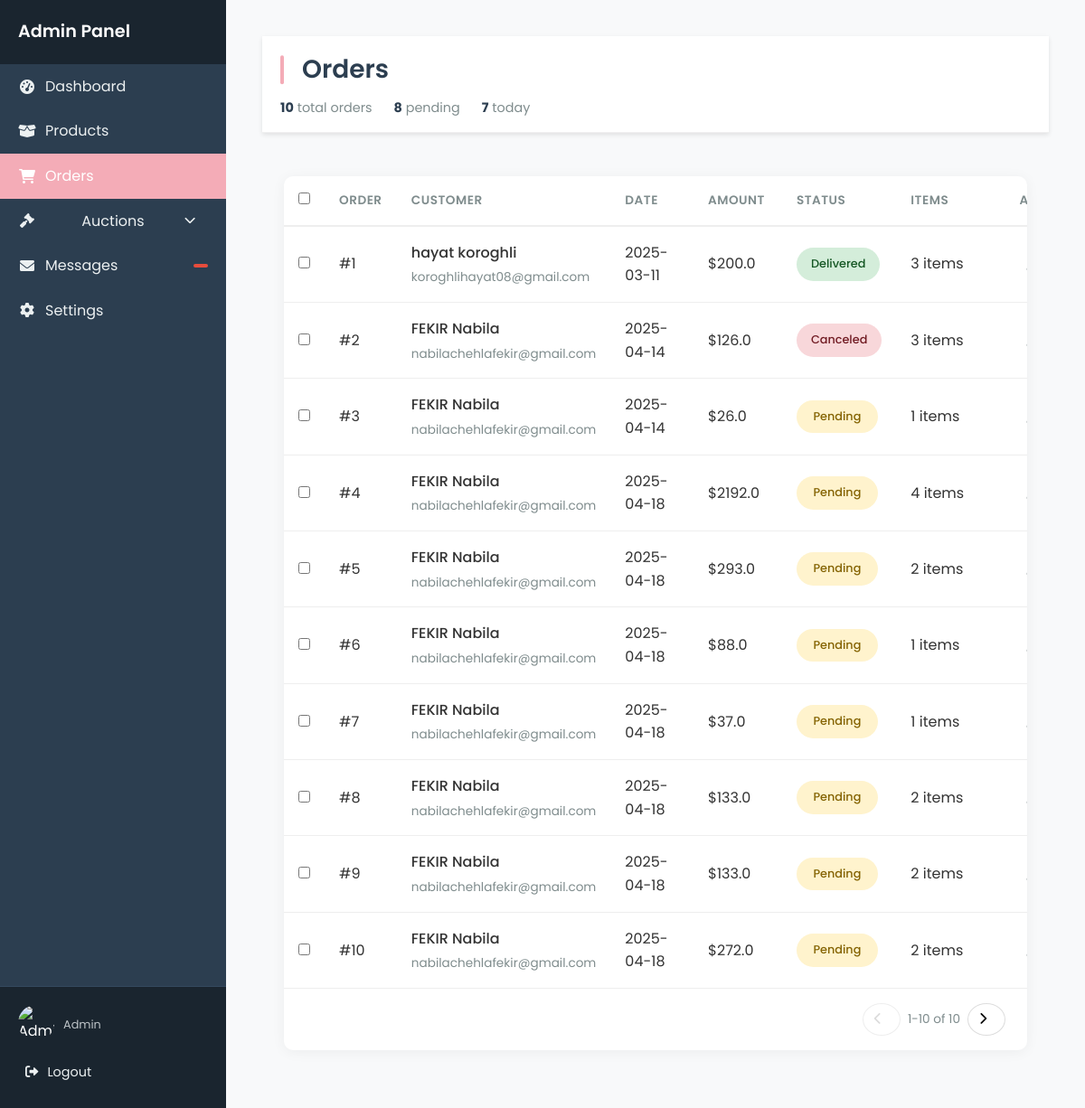
Page /admin/orders on the committed database.
### tables this page shows
CREATE TABLE users (
            id INTEGER PRIMARY KEY AUTOINCREMENT,
            FirstName TEXT NOT NULL,
            LastName TEXT NOT NULL,
            Email TEXT UNIQUE NOT NULL,
            phoneNum TEXT NOT NULL,
            password TEXT NOT NULL, 
            is_admin INTEGER NOT NULL DEFAULT 0 CHECK(is_admin IN (0,1))  
        );

CREATE TABLE commande (
            id INTEGER PRIMARY KEY AUTOINCREMENT,
            user_id INTEGER NOT NULL,
            address TEXT NOT NULL,
            delivery_option TEXT NOT NULL,
            delivery_cost REAL NOT NULL,
            total_amount REAL NOT NULL,
            order_date TIMESTAMP DEFAULT CURRENT_TIMESTAMP,
            status TEXT NOT NULL DEFAULT 'pending' CHECK(status IN ('pending', 'delivered', 'canceled')),
            FOREIGN KEY (user_id) REFERENCES users(id)
);

### app.py (the view)
@app.route("/admin/orders")
def admin_orders():
    cursor = get_db()
    orders = cursor.execute(
        """
        SELECT
            commande.id as order_id,
            commande.user_id,
            users.FirstName,
            users.LastName,
            users.Email,
            commande.address,
            commande.delivery_option,
            commande.delivery_cost,
            commande.total_amount,
            commande.order_date,
            commande.status,
            commande_items.product_id,
            products.name as product_name,
            commande_items.quantity,
            commande_items.price_per_unit
        FROM commande
        JOIN users ON commande.user_id = users.id
        JOIN commande_items ON commande.id = commande_items.commande_id
        JOIN products ON commande_items.product_id = products.id
        """
    ).fetchall()
    pending_count = 0
    today_count = 0
    today = datetime.now().date()
    orders_dict = {}
    for order in orders:
        order_id = order["order_id"]
        if order_id not in orders_dict:
            orders_dict[order_id] = {
                "user_id": order["user_id"],
                "FirstName": order["FirstName"],
                "LastName": order["LastName"],
                "Email": order["Email"],
                "address": order["address"],
                "delivery_option": order["delivery_option"],
                "delivery_cost": order["delivery_cost"],
                "total_amount": order["total_amount"],
                "order_date": (
                    datetime.strptime(order["order_date"], "%Y-%m-%d %H:%M:%S").date()
                    if isinstance(order["order_date"], str)
                    else order["order_date"]
                ),
                "status": order["status"],
                "order_items": [],
            }
            if order["status"].lower() == "pending":
                pending_count += 1
            order_date = orders_dict[order_id]["order_date"]
            if isinstance(order_date, str):
                order_date = datetime.strptime(order_date, "%Y-%m-%d %H:%M:%S").date()
            if order_date == today:
                today_count += 1
        orders_dict[order_id]["order_items"].append(
            {
                "product_id": order["product_id"],
                "product_name": order["product_name"],
                "quantity": order["quantity"],
                "price_per_unit": order["price_per_unit"],
            }
        )
    cursor.close()
    return render_template(
        "admin_orders.html",
        orders=orders_dict,
        total_orders=len(orders_dict),
        pending_orders=pending_count,
        today_orders=today_count,
    )

### app.py (called while the page is built)
def get_db():
    conn = sqlite3.connect("database.db")
    conn.row_factory = sqlite3.Row
    return conn

### templates/admin_orders.html (shortened to what this page needs)
<!DOCTYPE html>
<html lang="en">
<head>
    <link rel="stylesheet" href="https://cdnjs.cloudflare.com/ajax/libs/font-awesome/6.0.0/css/all.min.css">
    <link rel="stylesheet" href="{{ url_for('static', filename='admin_orders.css') }}">
    <link rel="stylesheet" href="{{ url_for('static', filename='navbar.css') }}">
</head>
<body>
    <div class="admin-container">
<aside class="sidebar">
    <div class="sidebar-header">
        <h2>Admin Panel</h2>
    </div>
    <ul class="sidebar-menu">
        <li >
            <a href="{{ url_for('home_admin') }}">
                <i class="fas fa-tachometer-alt"></i>
                <span>Dashboard</span>
            </a>
        </li>
        <li >
            <a href="{{ url_for('gestion_produits') }}">
                <i class="fas fa-box-open"></i>
                <span>Products</span>
            </a>
        </li>
        <li class="active">
            <a href="{{ url_for('admin_orders') }}" >
                <i class="fas fa-shopping-cart"></i>
                <span>Orders</span>
            </a>
        </li>
        <li class="has-submenu">
            <a href="#" class="submenu-toggle">
                <i class="fas fa-gavel"></i>
                <span>Auctions</span>
                <i class="fas fa-chevron-down dropdown-icon"></i>
            </a>
        </li>
        <li>
            <a href="{{ url_for('admin_messages') }}">
                <i class="fas fa-envelope"></i>
                <span>Messages</span>
                <span class="badge">{{ message_count }}</span>
            </a>
        </li>
        <li>
            <a href="#">
                <i class="fas fa-cog"></i>
                <span>Settings</span>
            </a>
        </li>
    </ul>
    <div class="sidebar-footer">
        <div class="user-profile">
            <img src="{{ url_for('static', filename='img/admin-avatar.jpg') }}" alt="Admin" />
            <div class="user-info">
                <small>Admin</small>
            </div>
        </div>
        <a href="{{ url_for('logout') }}" class="logout-btn">
            <i class="fas fa-sign-out-alt"></i>
            <span>Logout</span>
        </a>
    </div>
</aside>
<div class="main-content-area">
    <div class="content-wrapper">
        <div class="content-wrapper">
            <header class="main-header">
                <div class="header-title">
                    <h1>Orders</h1>
                    <div class="order-summary">
                        <span class="summary-item"><strong>{{ total_orders }}</strong> total orders</span>
                        <span class="summary-item"><strong>{{ pending_orders }}</strong> pending</span>
                        <span class="summary-item"><strong>{{ today_orders }}</strong> today</span>
                    </div>
                </div>
            </header>
            <main class="main-content">
                <div class="orders-container">
                    <div class="table-responsive">
                        <table class="orders-table">
                            <thead>
                                <tr>
                                    <th width="40px"><input type="checkbox"></th>
                                    <th width="80px">Order</th>
                                    <th width="120px">Customer</th>
                                    <th width="100px">Date</th>
                                    <th width="100px">Amount</th>
                                    <th width="100px">Status</th>
                                    <th width="150px">Items</th>
                                    <th width="120px">Actions</th>
                                </tr>
                            </thead>
                            <tbody>
                                {% for order_id, order in orders.items() %}
                                <tr>
                                    <td><input type="checkbox"></td>
                                    <td>#{{ order_id }}</td>
                                    <td>
                                        <div class="customer-cell">
                                            <div class="customer-name">{{ order.FirstName }} {{ order.LastName }}</div>
                                            <div class="customer-email">{{ order.Email }}</div>
                                        </div>
                                    </td>
                                    <td>{{ order.order_date }}</td>
                                    <td>${{ order.total_amount }}</td>
                                    <td>
                                        <span class="status-badge status-{{ order.status }}">
                                            {{ order.status|capitalize }}
                                        </span>
                                    </td>
                                    <td>
                                        <div class="order-items-collapsed">
                                            {{ order.order_items|length }} items
                                        </div>
                                    </td>
                                    <td>
                                        <div class="action-buttons">
                                            <button class="btn quick-edit" title="Quick Edit">
                                            </button>
                                        </div>
                                    </td>
                                </tr>
                                {% endfor %}
                            </tbody>
                        </table>
                    </div>
                    <div class="table-footer">
                        <div class="table-pagination">
                            <button class="btn pagination-btn" disabled>
                                <i class="fas fa-chevron-left"></i>
                            </button>
                            <span class="page-info">1-{{ orders|length }} of {{ orders|length }}</span>
                            <button class="btn pagination-btn">
                                <i class="fas fa-chevron-right"></i>
                            </button>
                        </div>
                    </div>
                </div>
            </main>
        </div>
    </div>
</div>
</div>
</body>
</html>

### static/admin_orders.css (style rules this page uses)
* { margin: 0; padding: 0; box-sizing: border-box; }
html, body { height: 100%; font-family: 'Poppins', sans-serif; color: #333; background-color: #f8f9fa; line-height: 1.6; }
.admin-container { display: flex; min-height: 100vh; position: relative; }
.main-content-area { flex: 1; margin-left: 250px; width: calc(100% - 250px); max-width: 1400px; padding: 0; margin-right: auto; margin-left: auto; }
.content-wrapper { padding: 1.5rem 2rem; width: 100%; }
.main-header { background: white; padding: 1.25rem 2rem; border-bottom: 1px solid #f0f0f0; display: flex; justify-content: space-between; align-items: center; position: sticky; top: 0; z-index: 100; box-shadow: 0 2px 10px rgba(0, 0, 0, 0.05); }
.header-title h1 { font-size: 1.75rem; color: #2c3e50; margin: 0; font-weight: 600; position: relative; padding-left: 1.5rem; }
.header-title h1::before { content: ""; position: absolute; left: 0; top: 50%; transform: translateY(-50%); height: 70%; width: 4px; background: #f4acb7; border-radius: 2px; }
.order-summary { display: flex; gap: 1.5rem; margin-top: 0.5rem; }
.summary-item { font-size: 0.9rem; color: #7f8c8d; }
.summary-item strong { color: #2c3e50; }
.btn { display: inline-flex; align-items: center; justify-content: center; padding: 0.6rem 1.25rem; border-radius: 6px; font-family: 'Poppins', sans-serif; font-weight: 500; font-size: 0.85rem; cursor: pointer; transition: all 0.2s; border: none; }
.btn i { margin-right: 0.5rem; }
.orders-container { background-color: white; border-radius: 10px; box-shadow: 0 2px 15px rgba(0, 0, 0, 0.05); overflow: hidden; margin-top: 1.5rem; width: 100%; }
.table-responsive { width: 100%; overflow-x: auto; }
.orders-table { width: 100%; min-width: 1000px; border-collapse: collapse; }
.orders-table th { padding: 1rem 1.25rem; text-align: left; color: #7f8c8d; font-weight: 600; font-size: 0.85rem; text-transform: uppercase; letter-spacing: 0.5px; border-bottom: 2px solid #eee; }
.orders-table td { padding: 1.25rem; border-bottom: 1px solid #eee; vertical-align: middle; }
.orders-table tr:last-child td { border-bottom: none; }
.customer-cell { display: flex; flex-direction: column; }
.customer-name { font-weight: 500; margin-bottom: 0.25rem; }
.customer-email { font-size: 0.85rem; color: #7f8c8d; }
.status-badge { display: inline-block; padding: 0.5rem 1rem; border-radius: 20px; font-size: 0.8rem; font-weight: 500; text-align: center; min-width: 90px; }
.status-pending { background-color: #fff3cd; color: #856404; }
.status-delivered { background-color: #d4edda; color: #155724; }
.status-canceled { background-color: #f8d7da; color: #721c24; }
.order-items-collapsed { position: relative; cursor: pointer; display: inline-block; }
.action-buttons { display: flex; gap: 0.75rem; align-items: center; }
.quick-edit { background: none; border: none; color: #7f8c8d; cursor: pointer; font-size: 0.9rem; padding: 0.5rem; border-radius: 4px; transition: all 0.2s; }
.table-footer { padding: 1rem 1.5rem; border-top: 1px solid #eee; display: flex; justify-content: flex-end; }
.table-pagination { display: flex; gap: 0.5rem; align-items: center; }
.pagination-btn { width: 36px; height: 36px; border-radius: 50%; background: none; border: 1px solid #ddd; cursor: pointer; display: flex; align-items: center; justify-content: center; transition: all 0.2s; }
.pagination-btn:disabled { opacity: 0.5; cursor: not-allowed; }
.page-info { font-size: 0.85rem; color: #7f8c8d; }
@media (max-width: 1200px) { .main-header { padding: 1.25rem; } }
@media (max-width: 1200px) { .main-content { padding: 1.5rem; } }
@media (max-width: 1200px) { .orders-table th, .orders-table td { padding: 1rem; } }

### rows in the picture
users: FirstName "hayat", LastName "koroghli", Email "koroghlihayat08@gmail.com"
commande: total_amount "200.0", status "Delivered"
users: FirstName "FEKIR" "FEKIR" "FEKIR" "FEKIR" "FEKIR" "FEKIR" "FEKIR" "FEKIR" "FEKIR", LastName "Nabila" "Nabila" "Nabila" "Nabila" "Nabila" "Nabila" "Nabila" "Nabila" "Nabila", Email "nabilachehlafekir@gmail.com" "nabilachehlafekir@gmail.com" "nabilachehlafekir@gmail.com" "nabilachehlafekir@gmail.com" "nabilachehlafekir@gmail.com" "nabilachehlafekir@gmail.com" "nabilachehlafekir@gmail.com" "nabilachehlafekir@gmail.com" "nabilachehlafekir@gmail.com"
commande: total_amount "126.0", status "Canceled"
commande: total_amount "26.0", status "Pending"
commande: total_amount "2192.0", status "Pending"
commande: total_amount "293.0", status "Pending"
commande: total_amount "88.0", status "Pending"
commande: total_amount "37.0", status "Pending"
commande: total_amount "133.0", status "Pending"
commande: total_amount "133.0", status "Pending"
commande: total_amount "272.0", status "Pending"

### other values in the picture
{{ total_orders }} "10"
{{ pending_orders }} "8"
{{ today_orders }} "7"
{{ order_id }} "1" "2" "3" "4" "5" "6" "7" "8" "9" "10"
{{ order.order_date }} "2025-03-11" "2025-04-14" "2025-04-14" "2025-04-18" "2025-04-18" "2025-04-18" "2025-04-18" "2025-04-18" "2025-04-18" "2025-04-18"
{{ order.order_items|length }} "3" "3" "1" "4" "2" "1" "1" "2" "2" "2"
{{ orders|length }} "10"
